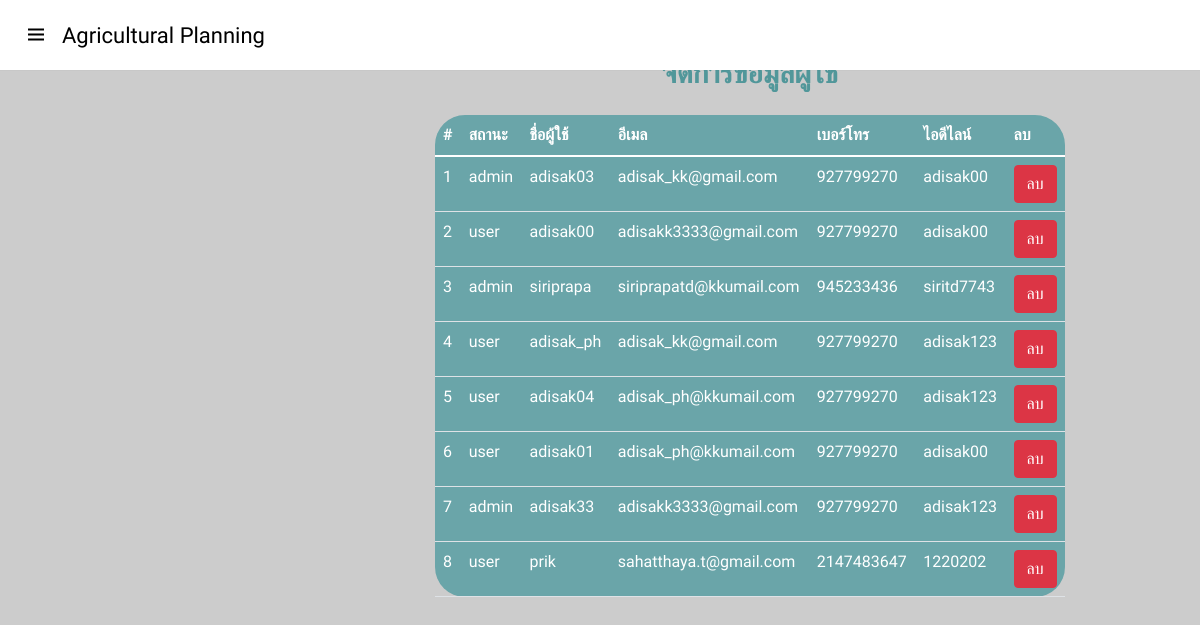
Page /admin_manage.php on the committed database.
### tables this page shows
CREATE TABLE `users` (
  `id_user` int(11) NOT NULL,
  `username` varchar(99) NOT NULL,
  `email` varchar(99) NOT NULL,
  `password` varchar(99) NOT NULL,
  `Tel` int(10) NOT NULL,
  `IDline` varchar(99) NOT NULL,
  `type_id` int(11) NOT NULL
);

CREATE TABLE `user_type` (
  `type_id` int(11) NOT NULL,
  `type` varchar(99) NOT NULL
);

### admin_manage.php (the view, shortened to what this page needs)
<!DOCTYPE html>
<html lang="en">
<head>
  <?php include "./admin_menu.php" ?>
  <link rel="stylesheet" href="./style/admin_manage.css">
</head>
<?php include('server.php');
$count_n = 1;
$data = "SELECT users.*, user_type.type FROM users JOIN user_type ON (users.type_id = user_type.type_id)";
$result2 = mysqli_query($conn, $data);
?>
<body>
<div class="header">
        จัดการข้อมูลผู้ใช้
    </div>
  <table class="table">
    <thead>
      <tr>
        <th scope="col">#</th>
        <th scope="col">สถานะ</th>
        <th scope="col">ชื่อผู้ใช้</th>
        <th scope="col">อีเมล</th>
        <th scope="col">เบอร์โทร</th>
        <th scope="col">ไอดีไลน์</th>
        <th scope="col">ลบ</th>
      </tr>
    </thead>
    <tbody>
      <?php while ($row = $result2->fetch_assoc()) : ?>
        <tr>
          <td><?php echo $count_n; ?></td>
          <td><?php echo $row['type']; ?></td>
          <td><?php echo $row['username']; ?></td>
          <td><?php echo $row['email']; ?></td>
          <td><?php echo $row['Tel']; ?></td>
          <td><?php echo $row['IDline']; ?></td>
          <td> <a href="admin_delete_user.php?id_user=<?php echo $row['id_user']; ?>" onclick="return confirm('คุณต้องการลบแบบเนอร์นี้หรือไม่')" class=" btn btn-danger" >ลบ</a></td>
        </tr>
      <?php $count_n++;
      endwhile ?>
    </tbody>
  </table>
</body>
</html>

### style/admin-menu.css (style rules this page uses)
* { margin: 0; padding: 0; box-sizing: border-box; font-family: 'Mitr', sans-serif ; }
body { min-height: 100%; background: #e3f2fd; }

### style/admin_manage.css (style rules this page uses)
* { margin: 0; padding: 0; }
body { margin-left: 300px; background-color: #ccc ; }
.header { font-size: 30px; text-align: center; margin-top: 50px; color: #51979a; font-weight: bolder; }
.table { background-color: #6AA5A9 !important; width: 70% !important; border-radius: 30px; align-items: center; margin: 20px 15%; color: #ffffff; padding: 50px 50px !important; }

### rows in the picture
users: type.type "admin", username "adisak03", email "adisak_kk@gmail.com", Tel "927799270", IDline "adisak00"
users: type.type "user", username "adisak00", email "adisakk3333@gmail.com", Tel "927799270", IDline "adisak00"
users: type.type "admin", username "siriprapa", email "siriprapatd@kkumail.com", Tel "945233436", IDline "siritd7743"
users: type.type "user", username "adisak_ph", email "adisak_kk@gmail.com", Tel "927799270", IDline "adisak123"
users: type.type "user", username "adisak04", email "adisak_ph@kkumail.com", Tel "927799270", IDline "adisak123"
users: type.type "user", username "adisak01", email "adisak_ph@kkumail.com", Tel "927799270", IDline "adisak00"
users: type.type "admin", username "adisak33", email "adisakk3333@gmail.com", Tel "927799270", IDline "adisak123"
users: type.type "user", username "prik", email "sahatthaya.t@gmail.com", Tel "2147483647", IDline "1220202"
